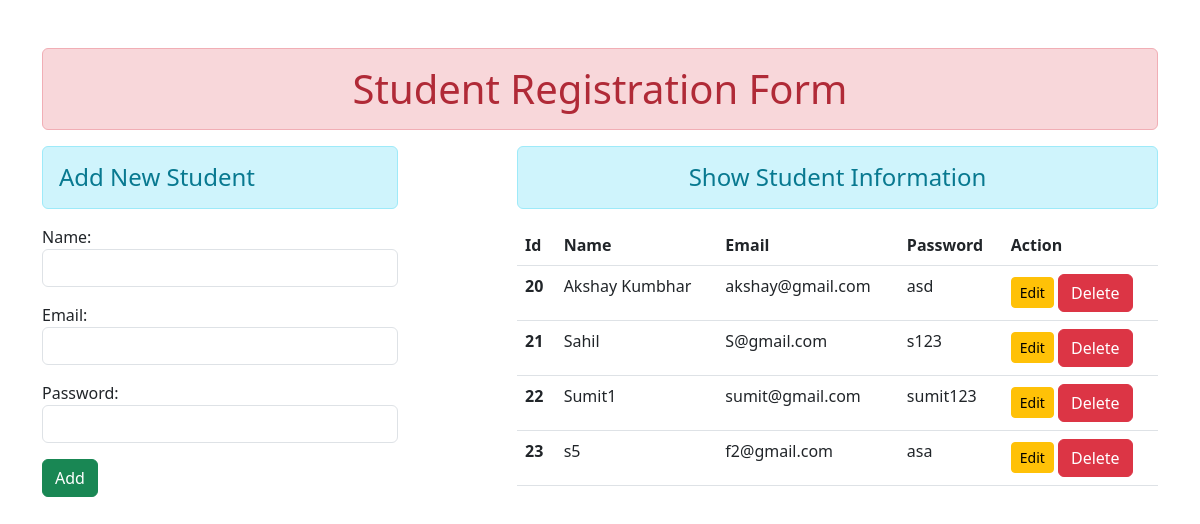
The page / on the database its author committed.
### myapp/models.py (models this page shows)
class User(models.Model):
    name=models.CharField(max_length=100)
    email=models.EmailField(max_length=100)
    password=models.CharField(max_length=100)

### myapp/views.py (the view)
# urls.py: path('',views.add_show,name='addandshow'),
def add_show(request):
    if request.method=='POST':
        fm=StudentRegistration(request.POST)
        if fm.is_valid():
            nm=fm.cleaned_data['name']
            em=fm.cleaned_data['email']
            pw=fm.cleaned_data['password']
            reg=User(name=nm,email=em,password=pw)
            reg.save()
            fm=StudentRegistration()
    else:
        fm=StudentRegistration()
    stud=User.objects.all()
    return render(request,'myapp/addandshow.html',{'form':fm,'students':stud})

### myapp/forms.py
class StudentRegistration(forms.ModelForm):
    class Meta:
        model=User
        fields=['name','email','password']
        widgets={
            'name':forms.TextInput(attrs={'class':'form-control'}),
            'email':forms.EmailInput(attrs={'class':'form-control'}),
            'password':forms.PasswordInput(render_value=True,attrs={'class':'form-control'}),
        }

### myapp/templates/myapp/addandshow.html (shortened to what this page needs)
{% extends 'myapp/base.html' %}
{% block content %}
<div class="row">
    <div class="col-sm-4">
        <h4 class="alert alert-info"> Add New Student</h4>
        <form action="" method="POST" >
            {{form.as_p}}
            <input type="submit" class="btn btn-success" value="Add">
        </form>
    </div>
    <div class="col-sm-7 offset-1">
        <h4 class="text-center alert alert-info"> Show Student Information</h4>
        {% if students %}
        <table class="table">
            <thead>
              <tr>
                <th scope="col">Id</th>
                <th scope="col">Name</th>
                <th scope="col">Email</th>
                <th scope="col">Password</th>
                <th scope="col">Action</th>
              </tr>
            </thead>
            <tbody>
                {% for stu in students %}
              <tr>
                <th scope="row">{{stu.id}}</th>
                <td>{{stu.name}}</td>
                <td>{{stu.email}}</td>
                <td>{{stu.password}}</td>
                <td>
                    <a href="{% url 'updatedata' stu.id %}"
                    class="btn btn-warning btn-sm">Edit</a>
                    <form action="{% url 'deletedata' stu.id %}"
                        method="POST" class="d-inline">{% csrf_token %}
                        <input type="submit" class="btn btn-danger" value="Delete">
                    </form>
                </td>
              </tr>
              {% endfor %}
            </tbody>
          </table>
        {% endif %}
    </div>
</div>
{% endblock content %}

### myapp/templates/myapp/base.html (shortened to what this page needs)
<!DOCTYPE html>
{% load static %}
<html lang="en">
<head>
    <link rel="stylesheet" href="{% static 'myapp/css/bootstrap.css' %}">
</head>
<body>
    <div class="container mt-5">
        <h1 class="text-center alert alert-danger">Student Registration Form</h1>
        {% block content %}
        {% endblock content %}
    </div>
</body>
</html>

### rows shown on the page
User: id "20", name "Akshay Kumbhar", email "akshay@gmail.com", password "asd"
User: id "21", name "Sahil", email "S@gmail.com", password "s123"
User: id "22", name "Sumit1", email "sumit@gmail.com", password "sumit123"
User: id "23", name "s5", email "f2@gmail.com", password "asa"
